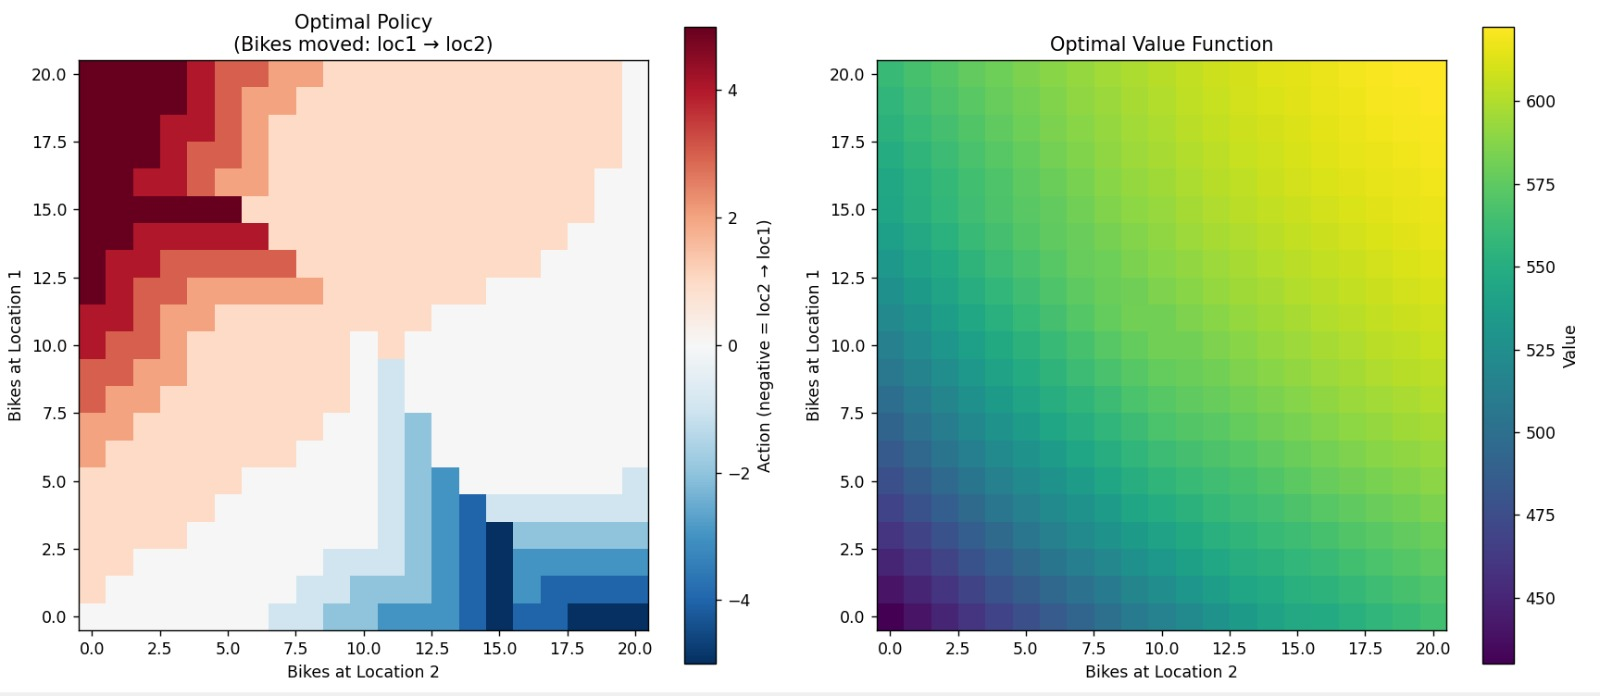

The Python source for this figure:
# ===========================================================
# week8_gbike_modified.py
# Lab Assignment 8 – Problem 3: Modified Gbike Bicycle Rental
# Policy Iteration with free shuttle (loc1→loc2) + parking penalty
# IIIT Vadodara – CS367/659 Artificial Intelligence
# Authors: Maitri Shah, K. Siddharth Reddy, Ananya Saxena
# ===========================================================

import numpy as np
from scipy.stats import poisson
import matplotlib.pyplot as plt
import pandas as pd
import time

# ----------------------- Configuration -----------------------
MAX_BIKES = 20
MAX_MOVE = 5
RENT_REWARD = 10
MOVE_COST = 2
FREE_FROM_1_TO_2 = 1        # first bike from loc1 → loc2 is free
PARKING_LIMIT = 10
PARKING_COST = 4
GAMMA = 0.9

# Poisson parameters
req_lambda = [3, 4]   # requests at loc1, loc2
ret_lambda = [3, 2]   # returns at loc1, loc2
POISSON_UPPER = 11    # truncate Poisson tail beyond this

# ----------------------- Poisson Cache -----------------------
poisson_cache = {}
def truncated_poisson_pmf(lam):
    if lam in poisson_cache:
        return poisson_cache[lam]
    probs = [poisson.pmf(i, lam) for i in range(POISSON_UPPER)]
    tail = 1.0 - sum(probs)
    probs.append(tail)
    poisson_cache[lam] = probs
    return probs

req_pmf_0 = truncated_poisson_pmf(req_lambda[0])
req_pmf_1 = truncated_poisson_pmf(req_lambda[1])
ret_pmf_0 = truncated_poisson_pmf(ret_lambda[0])
ret_pmf_1 = truncated_poisson_pmf(ret_lambda[1])

def actual_count(idx):
    return idx if idx < POISSON_UPPER else POISSON_UPPER

def iterate_demands_returns():
    for r0 in range(POISSON_UPPER + 1):
        p_r0 = req_pmf_0[r0]
        if p_r0 == 0: continue
        for r1 in range(POISSON_UPPER + 1):
            p_r1 = req_pmf_1[r1]
            if p_r1 == 0: continue
            for ret0 in range(POISSON_UPPER + 1):
                p_ret0 = ret_pmf_0[ret0]
                if p_ret0 == 0: continue
                for ret1 in range(POISSON_UPPER + 1):
                    p_ret1 = ret_pmf_1[ret1]
                    if p_ret1 == 0: continue
                    prob = p_r0 * p_r1 * p_ret0 * p_ret1
                    if prob > 0:
                        yield (r0, r1, ret0, ret1, prob)

# ----------------------- States & Actions -----------------------
states = [(i, j) for i in range(MAX_BIKES+1) for j in range(MAX_BIKES+1)]
state_to_index = {s: idx for idx, s in enumerate(states)}
index_to_state = {idx: s for s, idx in state_to_index.items()}
actions = np.arange(-MAX_MOVE, MAX_MOVE + 1)

# ----------------------- Precompute Transitions -----------------------
print("Precomputing transition probabilities and rewards... (this takes ~9-10 minutes)")
start_time = time.time()

P = {}  # (state_idx, action) → list of (prob, next_state_idx, expected_reward)

for s_idx, (n1, n2) in enumerate(states):
    for a in actions:
        moved = a  # positive = loc1 → loc2
        n1_after = n1 - moved
        n2_after = n2 + moved

        if not (0 <= n1_after <= MAX_BIKES and 0 <= n2_after <= MAX_BIKES):
            P[(s_idx, a)] = []
            continue

        # Move cost (free first bike loc1→loc2)
        move_cost = MOVE_COST * max(0, moved - FREE_FROM_1_TO_2) if moved > 0 else MOVE_COST * abs(moved)

        # Parking cost (after moving)
        parking_charge = PARKING_COST * ((n1_after > PARKING_LIMIT) + (n2_after > PARKING_LIMIT))
        immediate_cost = move_cost + parking_charge

        transitions = {}
        for req0_idx, req1_idx, ret0_idx, ret1_idx, prob in iterate_demands_returns():
            d0 = actual_count(req0_idx)
            d1 = actual_count(req1_idx)
            r0 = actual_count(ret0_idx)
            r1 = actual_count(ret1_idx)

            rentals0 = min(n1_after, d0)
            rentals1 = min(n2_after, d1)
            rental_reward = RENT_REWARD * (rentals0 + rentals1)

            end1 = min(n1_after - rentals0 + r0, MAX_BIKES)
            end2 = min(n2_after - rentals1 + r1, MAX_BIKES)
            next_state = (end1, end2)
            next_idx = state_to_index[next_state]

            total_reward = rental_reward - immediate_cost

            if next_idx not in transitions:
                transitions[next_idx] = [0.0, 0.0]
            transitions[next_idx][0] += prob
            transitions[next_idx][1] += prob * total_reward

        trans_list = []
        for nxt, (p_sum, rew_sum) in transitions.items():
            if p_sum > 0:
                exp_reward = rew_sum / p_sum
                trans_list.append((p_sum, nxt, exp_reward))
        P[(s_idx, a)] = trans_list

print(f"Precomputation completed in {time.time() - start_time:.1f} seconds")

# ----------------------- Policy Iteration -----------------------
num_states = len(states)
policy = np.zeros(num_states, dtype=int)

# Initialize with feasible actions
for s_idx in range(num_states):
    feasible = [a for a in actions if P[(s_idx, a)]]
    policy[s_idx] = feasible[0] if feasible else 0

V = np.zeros(num_states)
THETA = 1e-4

def policy_evaluation(policy, V):
    iteration = 0
    while True:
        delta = 0.0
        for s_idx in range(num_states):
            a = policy[s_idx]
            trans = P[(s_idx, a)]
            if not trans:
                v_new = 0
            else:
                v_new = sum(p * (r + GAMMA * V[next_s]) for p, next_s, r in trans)
            delta = max(delta, abs(V[s_idx] - v_new))
            V[s_idx] = v_new
        iteration += 1
        if delta < THETA:
            return iteration

def policy_improvement(policy, V):
    stable = True
    new_policy = policy.copy()
    for s_idx in range(num_states):
        old_a = policy[s_idx]
        best_a = old_a
        best_val = -np.inf

        for a in actions:
            trans = P[(s_idx, a)]
            if not trans: continue
            q = sum(p * (r + GAMMA * V[next_s]) for p, next_s, r in trans)
            if q > best_val:
                best_val = q
                best_a = a

        new_policy[s_idx] = best_a
        if best_a != old_a:
            stable = False
    return stable, new_policy

# Run Policy Iteration
print("Starting Policy Iteration...")
iteration = 0
while True:
    iteration += 1
    eval_iters = policy_evaluation(policy, V)
    stable, policy = policy_improvement(policy, V)
    print(f"Iteration {iteration} | Policy Eval iters: {eval_iters} | Stable: {stable}")
    if stable:
        break

print(f"\nPolicy Iteration converged in {iteration} iterations!")

# ----------------------- Reshape Results -----------------------
policy_grid = np.zeros((MAX_BIKES+1, MAX_BIKES+1), dtype=int)
value_grid = np.zeros((MAX_BIKES+1, MAX_BIKES+1))

for (n1, n2), idx in state_to_index.items():
    policy_grid[n1, n2] = policy[idx]
    value_grid[n1, n2] = V[idx]

# ----------------------- Display & Save -----------------------
print("\nOptimal Policy (rows = bikes at loc1, cols = bikes at loc2):")
print(policy_grid)

print("\nValue Function (rounded):")
print(np.round(value_grid, 1))

# Plot
plt.figure(figsize=(14, 6))

plt.subplot(1, 2, 1)
im1 = plt.imshow(policy_grid, origin='lower', cmap='RdBu_r', vmin=-5, vmax=5)
plt.title("Optimal Policy\n(Bikes moved: loc1 → loc2)")
plt.xlabel("Bikes at Location 2")
plt.ylabel("Bikes at Location 1")
plt.colorbar(im1, label="Action (negative = loc2 → loc1)")

plt.subplot(1, 2, 2)
im2 = plt.imshow(value_grid, origin='lower', cmap='viridis')
plt.title("Optimal Value Function")
plt.xlabel("Bikes at Location 2")
plt.ylabel("Bikes at Location 1")
plt.colorbar(im2, label="Value")

plt.tight_layout()
plt.show()

# Save to CSV
pd.DataFrame(policy_grid).to_csv("gbike_optimal_policy.csv", index=False)
pd.DataFrame(value_grid).to_csv("gbike_value_function.csv", index=False)
print("\nResults saved to:")
print("  → gbike_optimal_policy.csv")
print("  → gbike_value_function.csv")

print("\nDone! Submit this .py file + the two CSV files + plots.")
